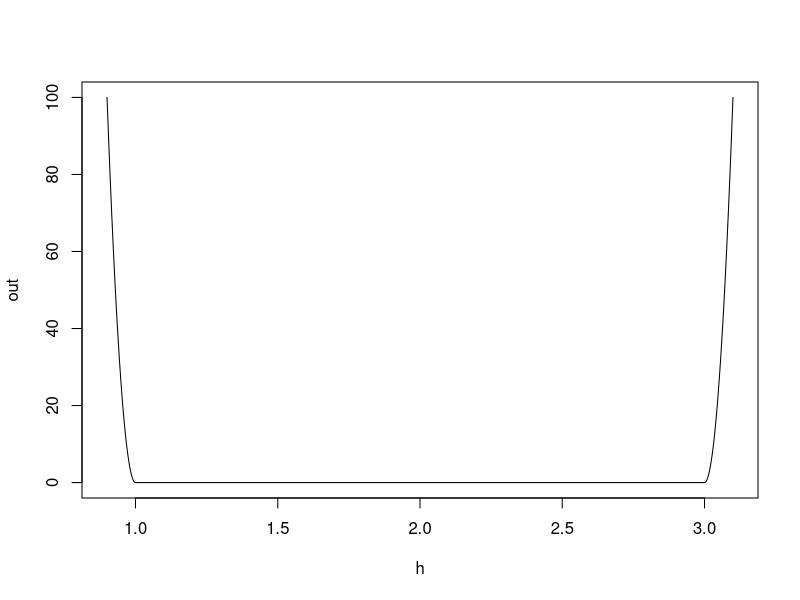
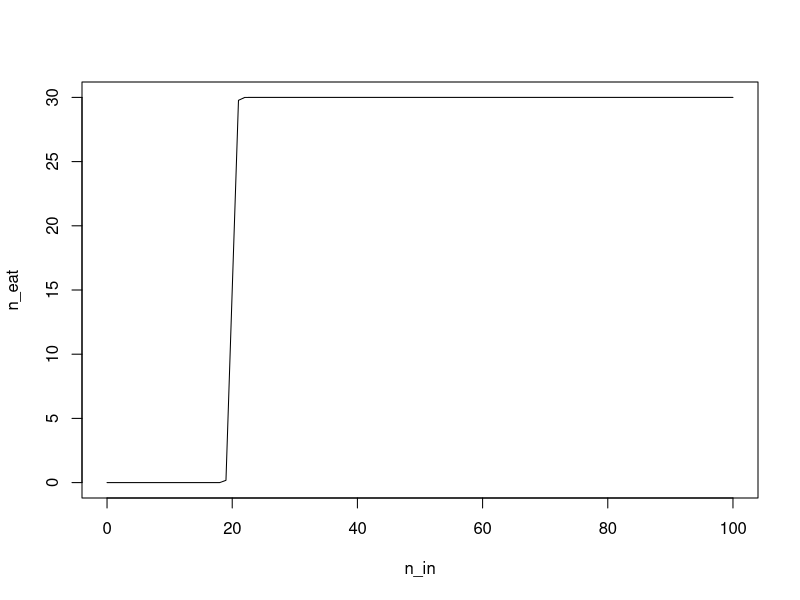

Source code (R) for these figures, in order:

library(foreach)

penalty <- 10000
h <- seq(0.9, 3.1, 0.001)
h_low <- 1
h_up <- 3

out <- foreach(i = 1:length(h), .combine = "c") %do% {
  if(h[i] < h_low){
    penalty*(h[i]-h_low)^2
  } else{
    if(h[i] > h_up){
      penalty*(h[i]-h_up)^2
    } else{
      0
    }
  }
}

plot(h, out, type = "l")



h <- 100
n_in <- 0:100
f_max <- 30
n_0 <- 20
n_eat <- f_max * n_in^h / (n_0^h + n_in^h)

plot(n_in, n_eat, type = "l")


